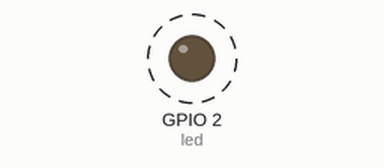
Recording of a program running on a simulated ESP32. On the bench: output pins drawn as LEDs (lit = HIGH). Dashed ring = blinking. WiFi joins after 1.5 s; servers stay silent unless stated; no radio packets arrive unless stated; what the program prints to the serial monitor is not drawn.

Above: at 2.2 s.
Timing chart, 0 to 4.5 s (numbered marks = the images above):
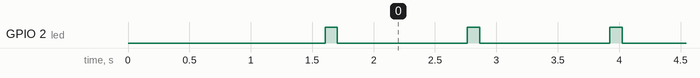

Measured:
- by itself, GPIO 2 (led): alternates HIGH for 0.10 s and LOW for 1.1 s

The program:

main.cpp
```cpp
#include <WiFi.h>
#include "ESPAsyncWebServer.h" //Para peticiones HTTP
#include <SPI.h>
#include <LoRa.h>


const char* ssid = "monitoreoBovino";
const char* password = "monitoreoBovino123";

IPAddress ip(192,168,1,10);
IPAddress gateway(192, 168, 1, 1);
IPAddress subnet(255,255,255,0);


#define led 2                                // LED utilizado para notificar la emisión de un mensaje.
int counter = 0;


// Create AsyncWebServer object on port 80
AsyncWebServer server(80);

void notFound(AsyncWebServerRequest *request)
{
  request->send(404, "application/json", "{\"message\":\"Not found\"}");

}

String hellowWorld() {
  return String("Mensaje enviado desde nodo 1");
}

// mensaje
String id = "AnclaUno";
String data;

//--------------------------------------------------------------------------------------------------
// Star Web Services
//----------------------------------------------------------------------------------------------

void startWebServer() {
 server.on("/data", HTTP_GET, [](AsyncWebServerRequest *request){
    request->send_P(200, "text/plain", data.c_str());
  });
  server.begin();
}
///////////////////////////////////////////////////

//--------------------------------------------------------------------------------------------------
// Set Up Wifi
//--------------------------------------------------------------------------------------------------
void setupWIFI()
{
  WiFi.mode(WIFI_STA);
  WiFi.config(ip, gateway, subnet);
  WiFi.begin(ssid, password);
  Serial.println("Conectando");
    while(WiFi.status() != WL_CONNECTED) {
    delay(500);
    Serial.print(".");
  }
  Serial.println("");
  Serial.print("Connected to WiFi network with IP Address: ");
  Serial.println(WiFi.localIP());
}


static constexpr float reference_power  = -50; //rssi reffrence
static constexpr float distance_factor = 3.5;


void setup() {
  Serial.begin(115200);
  setupWIFI();
  while (!Serial);


  Serial.println("LoRa Sender");

   LoRa.setPins(17,16,22);                       // NSS, RESET y DIO0.


  while (!Serial);
  Serial.println("LoRa Sender");
  if (!LoRa.begin(433E6)) { // or 915E6, the MHz speed of your module
    Serial.println("Starting LoRa failed!");
    while (1);
  }
  if (!LoRa.begin(433E6)) {
    Serial.println("Starting LoRa failed!");
    while (1);
  }
  pinMode(led,OUTPUT);

}

void loop() {

  Serial.print("Sending packet: ");
  Serial.println(counter);

  // send packet
  LoRa.beginPacket();
  LoRa.print("hello ");
  LoRa.print(counter);
  LoRa.endPacket();

  digitalWrite(led,HIGH);                   // Parpadear LED al enviar el mensaje.
  delay(100);
  digitalWrite(led,LOW);

  counter++;

  delay(1000);

}
```
